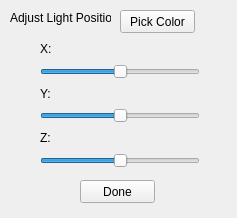
<?xml version="1.0" encoding="UTF-8"?>
<ui version="4.0">
 <class>glLightsPos</class>
 <widget class="QWidget" name="glLightsPos">
  <property name="windowModality">
   <enum>Qt::ApplicationModal</enum>
  </property>
  <property name="enabled">
   <bool>true</bool>
  </property>
  <property name="geometry">
   <rect>
    <x>0</x>
    <y>0</y>
    <width>237</width>
    <height>218</height>
   </rect>
  </property>
  <property name="windowTitle">
   <string>Adjust Light Position</string>
  </property>
  <widget class="QWidget" name="verticalLayoutWidget">
   <property name="geometry">
    <rect>
     <x>40</x>
     <y>40</y>
     <width>160</width>
     <height>128</height>
    </rect>
   </property>
   <layout class="QVBoxLayout" name="verticalLayout">
    <item>
     <widget class="QLabel" name="label">
      <property name="text">
       <string>X:</string>
      </property>
     </widget>
    </item>
    <item>
     <widget class="QSlider" name="horizontalSlider">
      <property name="minimum">
       <number>-500</number>
      </property>
      <property name="maximum">
       <number>500</number>
      </property>
      <property name="value">
       <number>0</number>
      </property>
      <property name="orientation">
       <enum>Qt::Horizontal</enum>
      </property>
     </widget>
    </item>
    <item>
     <widget class="QLabel" name="label_2">
      <property name="text">
       <string>Y:</string>
      </property>
     </widget>
    </item>
    <item>
     <widget class="QSlider" name="horizontalSlider_Y">
      <property name="minimum">
       <number>-500</number>
      </property>
      <property name="maximum">
       <number>500</number>
      </property>
      <property name="orientation">
       <enum>Qt::Horizontal</enum>
      </property>
     </widget>
    </item>
    <item>
     <widget class="QLabel" name="label_3">
      <property name="text">
       <string>Z:</string>
      </property>
     </widget>
    </item>
    <item>
     <widget class="QSlider" name="horizontalSlider_Z">
      <property name="minimum">
       <number>-500</number>
      </property>
      <property name="maximum">
       <number>500</number>
      </property>
      <property name="orientation">
       <enum>Qt::Horizontal</enum>
      </property>
     </widget>
    </item>
   </layout>
  </widget>
  <widget class="QPushButton" name="pushButton">
   <property name="geometry">
    <rect>
     <x>80</x>
     <y>180</y>
     <width>75</width>
     <height>23</height>
    </rect>
   </property>
   <property name="text">
    <string>Done</string>
   </property>
  </widget>
  <widget class="QLabel" name="label_4">
   <property name="geometry">
    <rect>
     <x>10</x>
     <y>10</y>
     <width>101</width>
     <height>16</height>
    </rect>
   </property>
   <property name="text">
    <string>Adjust Light Position</string>
   </property>
  </widget>
  <widget class="QPushButton" name="pushButton_2">
   <property name="geometry">
    <rect>
     <x>120</x>
     <y>10</y>
     <width>75</width>
     <height>23</height>
    </rect>
   </property>
   <property name="text">
    <string>Pick Color</string>
   </property>
  </widget>
 </widget>
 <resources/>
 <connections>
  <connection>
   <sender>pushButton</sender>
   <signal>clicked()</signal>
   <receiver>glLightsPos</receiver>
   <slot>close()</slot>
   <hints>
    <hint type="sourcelabel">
     <x>121</x>
     <y>180</y>
    </hint>
    <hint type="destinationlabel">
     <x>142</x>
     <y>155</y>
    </hint>
   </hints>
  </connection>
 </connections>
</ui>
